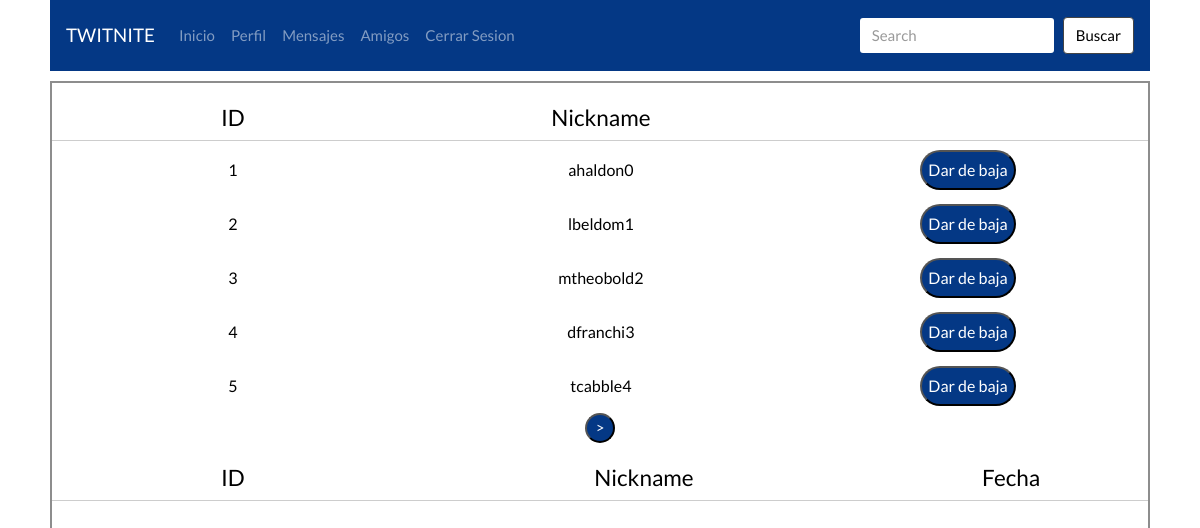
The page /paginas/administrador.php on the database its author committed.
### tables this page shows
CREATE TABLE `usuarios` (
  `Nombre` varchar(20) NOT NULL,
  `Apellidos` varchar(20) NOT NULL,
  `nickname` varchar(20) NOT NULL,
  `email` varchar(30) NOT NULL,
  `password` varchar(15) NOT NULL,
  `telefono` varchar(9) NOT NULL,
  `pais` varchar(9) NOT NULL,
  `ciudad` varchar(9) NOT NULL,
  `tipoUsuario` int(11) DEFAULT '1',
  `IDUsuario` int(11) NOT NULL,
  `FotoPerfil` longblob
);

### paginas/administrador.php (the view, shortened to what this page needs)
<html>
<head>
    <link rel="stylesheet" type="text/css" href="../estilos/style.css" media="screen" />
    <link rel="stylesheet" type="text/css" href="../estilos/style1.css" media="screen" />
    <?php
        include '../basededatos/conexionBD.php';
        if(isset($_POST['siguiente'])){
            $_SESSION['contador'] += 5;
            $consulta = "Select * from usuarios LIMIT 5 OFFSET " . $_SESSION['contador'];
            $usuarios = mysqli_query($conn, $consulta);
        }else if (isset($_POST['anterior'])){
            $_SESSION['contador'] -= 5;
            $consulta = "Select * from usuarios LIMIT 5 OFFSET " . $_SESSION['contador'];
            $usuarios = mysqli_query($conn, $consulta);
        }else{
            $consulta = "Select * from usuarios LIMIT 5";
            $usuarios = mysqli_query($conn, $consulta);
        }
    ?>
</head>
<body>
    <nav class="navbar navbar-expand-lg navbar-light bg-light">
        <a class="navbar-brand" href="inicio.php">TWITNITE</a>
        <div class="collapse navbar-collapse" id="navbarColor03">
            <ul class="navbar-nav mr-auto">
                <li class="nav-item">
                    <a class="nav-link" href="inicio.php">Inicio</a>
                </li>
                <li class="nav-item">
                    <a class="nav-link" href="perfil.php">Perfil</a>
                </li>
                <li class="nav-item">
                    <a class="nav-link" href="mensajes.php">Mensajes</a>
                </li>
                <li class="nav-item">
                    <a class="nav-link" href="amigos.php">Amigos</a>
                </li>
                <li class="nav-item">
                    <a class="nav-link" href="../comprobaciones/cerrarsesion.php">Cerrar Sesion</a>
                </li>
            </ul>
            <form action="listaamigos.php" class="form-inline my-2 my-lg-0" method="post">
                <input class="form-control mr-sm-2" type="text" name="search" placeholder="Search">
                <input type="submit" class="btn btn-secondary my-2 my-sm-0" value="Buscar" name="submit">
            </form>
        </div>
    </nav>
    <div id="bodyUtilizable">
                <table style="margin:20px 0 0 ; border-collapse: collapse; border-spacing: 20px 20px; text-align: center; width:100%;">
                <tr style='border-bottom: 1px solid rgb(205,205,205);'>
                    <th style='text-align:center;width:33%'>
                        <h4>ID</h4>
                    </th>
                    <th style='text-align:center;'>
                        <h4>Nickname</h4>
                    </th>
                    <th></th>
                <tr>
                    <td></td>
                </tr>
                <?php
                    while($registro = mysqli_fetch_array($usuarios)){
                        print "
                        <td >$registro[IDUsuario]</td>
                        <td ><form action='perfilamigo.php' method='post'><input id='inputMensajes' type='submit' value='$registro[nickname]' name='search'></form></td>
                        <form action='administrador.php' method='post'>
                            <td><button id='botonAbrirMensaje' value='$registro[IDUsuario]' name='DarDeBaja'> Dar de baja </button></td>
                        </form>
                    </tr>";
                    }
                print "
                </table>
                <form style='text-align:center' action='administrador.php' method='post'>";
                    if($_SESSION['contador']>0){
                        print "<input class='botonNavegacion' type='submit' name='anterior' value='<'>";
                    }if(mysqli_num_rows($usuarios)==5){
                        print"
                        <input class='botonNavegacion' type='submit' name='siguiente' value='>'>
                </form>";
                }
                ?>
                <table style="margin:20px 0 0 ; border-collapse: collapse; border-spacing: 20px 20px; text-align: center; width:100%;">
                <tr style='border-bottom: 1px solid rgb(205,205,205);'>
                    <th style='text-align:center;width:33%'>
                        <h4>ID</h4>
                    </th>
                    <th style='text-align:center;'>
                        <h4>Nickname</h4>
                    </th>
                    <th style='text-align:center;'>
                        <h4>Fecha</h4>
                    </th>
                <tr>
                    <td></td>
                </tr>
                <?php
                    print "
                    </table>
                    <form style='text-align:center' action='administrador.php' method='post'>";
                ?>
        </div>
</body>
</html>

### estilos/style1.css (style rules this page uses)
body { max-width: 1100px; margin: auto; background: url("../Imagenes/fortniteNavidad.jpg") no-repeat center center fixed; background-size: cover; color: black; }
#bodyUtilizable { margin-top: 10px; background-color: rgba(255, 255, 255, 0.932); border: solid 2px rgb(141, 141, 141); height: 1000px; }
#botonAbrirMensaje { border-radius: 50px; height: 40px; background-color: rgb(4, 56, 133); color:white; display: inline-block; }
#inputMensajes { background: none; border: 0; color: inherit; cursor:hand; margin-top:15px; }
.botonNavegacion { border-radius: 50px; height: 30px; width: 30px; background-color: rgb(4, 56, 133); color:white; display: inline-block; }

### rows shown on the page
usuarios: IDUsuario "1", search "ahaldon0"
usuarios: IDUsuario "2", search "lbeldom1"
usuarios: IDUsuario "3", search "mtheobold2"
usuarios: IDUsuario "4", search "dfranchi3"
usuarios: IDUsuario "5", search "tcabble4"
